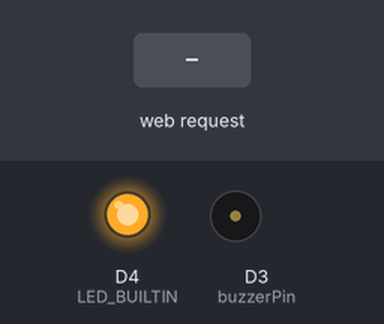
Simulated run of this sketch. Board: ESP8266 (NodeMCU). On the bench: output pins drawn as LEDs (lit = HIGH, except the on-board LED, lit = LOW), buzzer (waves = sounding). Inputs (shaded band) come from the test bench. What the sketch prints to the serial monitor is not drawn.

Above: at 1.2 s.
1.3 s: HTTP request GET /toggle received
At 1.9 s:
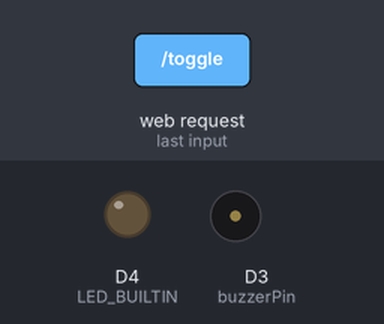
2.8 s: HTTP request GET /buzz received
At 3.2 s:
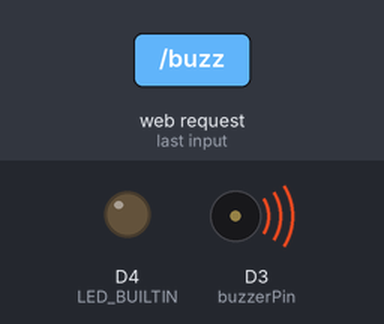
Timing chart, 0 to 5.8 s (numbered marks = the images above; inputs shaded):
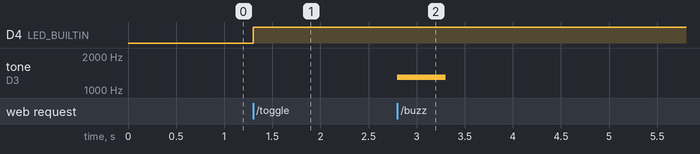

The sketch:

htmlbuzzer.ino
```cpp
#include <ESP8266WiFi.h>
#include <ESP8266WebServer.h>

#define ESP8266_SSID "MY_SSID"
//password must be at least 8 characters
#define ESP8266_PASSWORD "12345678"
#define buzzerPin D3

ESP8266WebServer server;

const char INDEX_HTML[] =
  "<!DOCTYPE HTML>"
  "<html>"
  "<head>"
  "<meta name = \"viewport\" content = \"width = device-width, initial-scale = 1.0, maximum-scale = 1.0, user-scalable=0\">"
  "<title>ESP8266</title>"
  "<style>"
    "body { background-color: #808080; font-family: Arial, Helvetica, Sans-Serif; Color: Maroon; }"
  "</style>"
  "</head>"
  "<body>"
  "<h1>ESP8266 Standalone Access Point Demo</h1>"
  "<button onclick='toggle()'>Toggle LED</button>"
  "<button onclick='buzz()'>Buzz Buzzer</button>"
  "<script>"
    "function toggle(){"
      "fetch('/toggle').then(stream=>stream.text()).then(text=>console.log(text))"
    "}"
    "function buzz(){"
      "fetch('/buzz').then(stream=>stream.text()).then(text=>console.log(text))"
    "}"
  "</script>"
  "</body>"
  "</html>";

void setup()
{
  Serial.begin(9600);
  setupWiFi();

  pinMode(LED_BUILTIN, OUTPUT);
  digitalWrite(LED_BUILTIN,LOW);
  pinMode(buzzerPin, OUTPUT);

  server.on("/",sendIndex);
  server.on("/toggle", toggleLED);
  server.on("/buzz", buzzBuzzer);
  server.begin();
  Serial.println("");
  Serial.println("");
  Serial.print("Server running on http://192.168.4.1/");
}

void loop()
{
  server.handleClient();
}

void sendIndex(){
  server.send(200,"text/html",INDEX_HTML);
}

void toggleLED(){
  digitalWrite(LED_BUILTIN,!digitalRead(LED_BUILTIN));
  //server.send(204,"");
  server.send(200,"text/plain","Toggle!\n");
}

void buzzBuzzer(){
  //tone( pin number, frequency in hertz, duration in milliseconds);
  tone(buzzerPin,1300,500);
  delay(500);
  digitalWrite(buzzerPin,LOW);
  server.send(200,"text/plain","Buzz!\n");
}

void setupWiFi()
{
  WiFi.mode(WIFI_AP);
  WiFi.softAP(ESP8266_SSID, ESP8266_PASSWORD);
}
```

Measured:
- after the input at 1.3 s, D4 (LED_BUILTIN): LOW → HIGH at once
- after the input at 2.8 s, tone on D3 (buzzerPin): silent → 1300 Hz at once, → silent 0.50 s later
